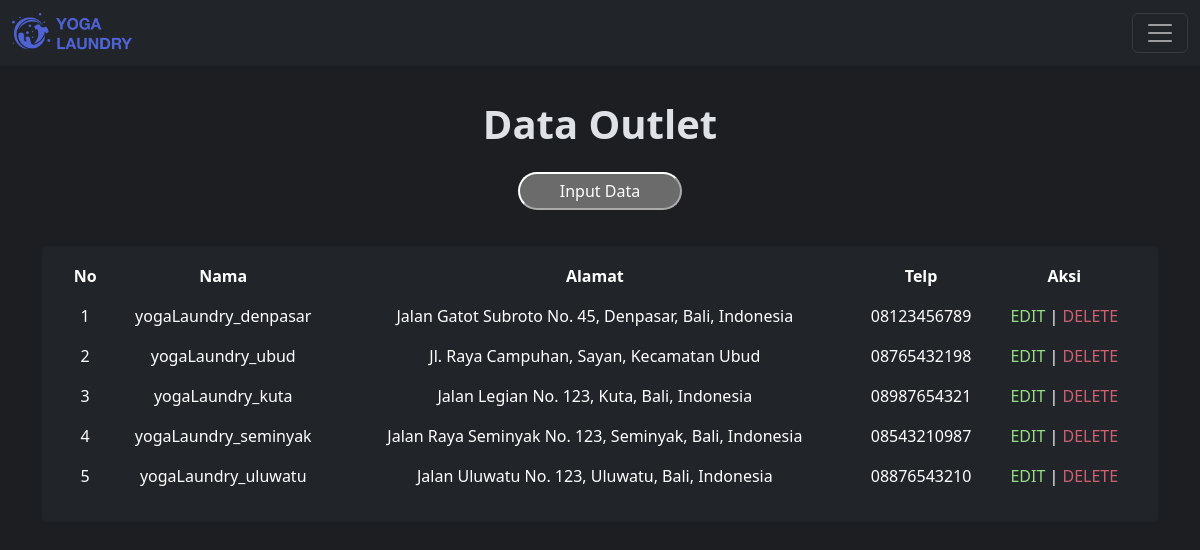
/php/view/control.php?page=view_outlet (signed in), run on the app's committed database.
### tables this page shows
CREATE TABLE `tb_outlet` (
  `id` int NOT NULL,
  `nama` varchar(100) NOT NULL,
  `alamat` text NOT NULL,
  `tlp` varchar(15) NOT NULL
);

### php/view/control.php (called while the page is built)
<?php
include_once "../template/header.php";
include_once "../template/content.php";
include_once "../template/footer.php";

### php/view/outlet.php (the view, shortened to what this page needs)
<div class="view-container">
  <h1 class="fw-bold">Data Outlet</h1>
  <a href="./control.php?page=add_outlet">
    <button class="view-button">Input Data</button>
  </a>
  <div class="container">
    <div class="table-container">
      <table class="table table-borderless table-hover">
        <thead class="table-header text-center">
          <th>No</th>
          <th>Nama</th>
          <th>Alamat</th>
          <th>Telp</th>
          <th>Aksi</th>
        </thead>
        <?php
        $no = 1;
        $tampil = mysqli_query($koneksi, "SELECT * FROM tb_outlet");
        while ($hasil = mysqli_fetch_array($tampil)) {
        ?>
          <tr class="text-center">
            <td><?= $no++ ?></td>
            <td><?= $hasil['nama']; ?></td>
            <td><?= $hasil['alamat']; ?></td>
            <td><?= $hasil['tlp']; ?></td>
            <td>
              <div class="action-container">
                <a style="color:#97db84;" href="./control.php?page=update_outlet&id=<?= $hasil['id']; ?>">EDIT</a> | <a style="color:#cf5e71" href="../delete/delete_outlet.php?id=<?= $hasil['id']; ?>">DELETE
              </div>
            </td>
          </tr>
        <?php } ?>
      </table>
    </div>
  </div>
</div>

### style/style.css (style rules this page uses)
body { background-color: #1c1e21 !important; }
.table-container { background-color: #212529; border-radius: 5px; padding: 10px 20px; margin: 20px 0; }
.view-container { display: flex; flex-direction: column; align-items: center; gap: 1rem; padding: 100px 0; }
.view-button { border-radius: 150px; padding: 5px 40px; }

### php/template/header.php (style rules this page uses)
* { text-decoration: none !important; }

### data on the page
tb_outlet: nama "yogaLaundry_denpasar", alamat "Jalan Gatot Subroto No. 45, Denpasar, Bali, Indonesia", tlp "08123456789"
tb_outlet: nama "yogaLaundry_ubud", alamat "Jl. Raya Campuhan, Sayan, Kecamatan Ubud", tlp "08765432198"
tb_outlet: nama "yogaLaundry_kuta", alamat "Jalan Legian No. 123, Kuta, Bali, Indonesia", tlp "08987654321"
tb_outlet: nama "yogaLaundry_seminyak", alamat "Jalan Raya Seminyak No. 123, Seminyak, Bali, Indonesia", tlp "08543210987"
tb_outlet: nama "yogaLaundry_uluwatu", alamat "Jalan Uluwatu No. 123, Uluwatu, Bali, Indonesia", tlp "08876543210"
